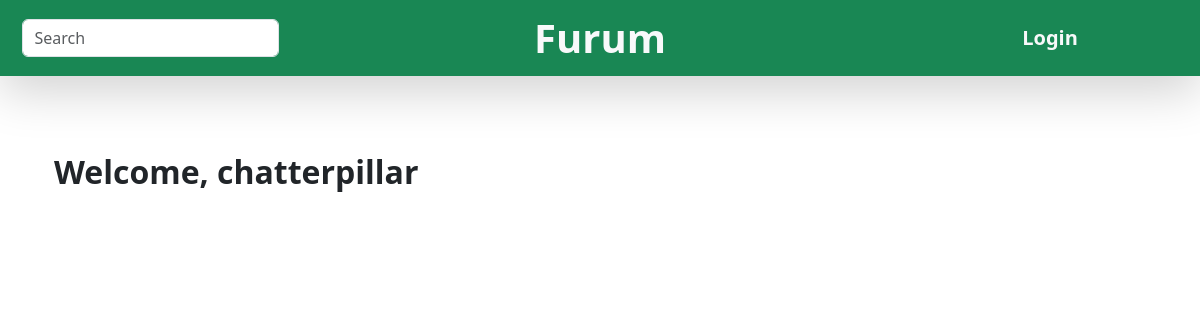
The app's page /furum/, older data.
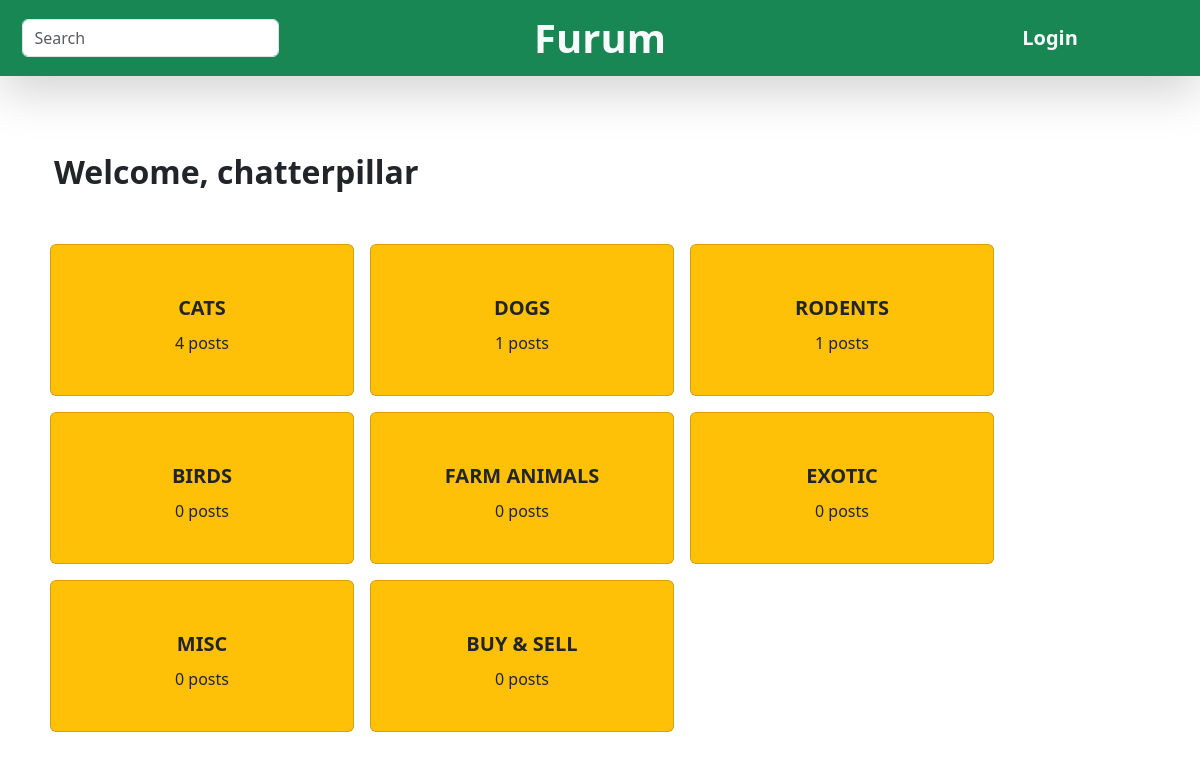
The same page, newer data.
### furumapp/models.py (models this page shows, shortened)
class Topic(models.Model):
    topic = models.CharField(max_length=1000)
    slug = models.CharField(max_length=1000)
    post_count = models.IntegerField()

### furumapp/views.py (the view)
# urls.py: path('', views.Home_View, name='home'),
def Home_View(request):
    topics = Topic.objects.all()
    return render(request, "furumapp/index.html", {"topics" : topics})

### furumapp/templates/furumapp/index.html
{% extends "furumapp/base.html" %}
{% load static %}
{% block content %}
    <div class="container mt-5 p-4">
                <p class="fs-2 fw-bold">Welcome, chatterpillar</p>
    </div>
    <div class="container d-flex flex-row flex-wrap">
        {% if topics %}
                {% for topic in topics %}
                    <div class="card bg-warning m-2 py-4" style="width: 19rem;">
                          <div class="card-body d-flex flex-column align-items-center">
                                <a href="/furum/posts/{{ topic.slug }}" class="link-dark text-center text-decoration-none fs-5 fw-bold my-2 stretched-link">{{ topic.topic }}</a>
                                <p class="card-text">{{ topic.post_count }} posts</p>
                          </div>
                    </div>
                {% endfor %}
        {% endif %}
    </div>
{% endblock %}

Row changes from the older to the newer data that the page shows:
added Topic: topic "CATS", post_count "4"
added Topic: topic "DOGS", post_count "1"
added Topic: topic "RODENTS", post_count "1"
added Topic: topic "BIRDS", post_count "0"
added Topic: topic "FARM ANIMALS", post_count "0"
added Topic: topic "EXOTIC", post_count "0"
added Topic: topic "MISC", post_count "0"
added Topic: topic "BUY & SELL", post_count "0"
